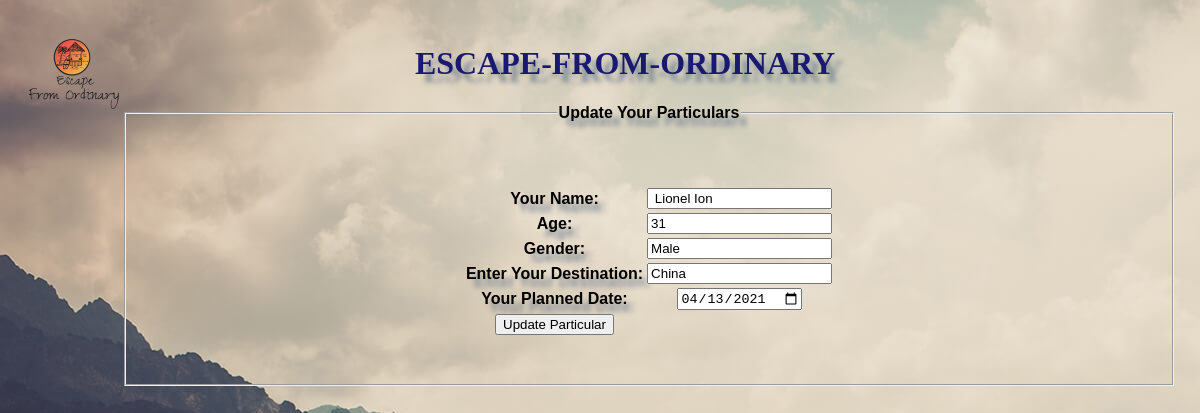
Page /edit_data.php?bookingid=1150 (signed in) on the committed database.
### tables this page shows
CREATE TABLE `registration` (
  `bookingid` int(5) NOT NULL,
  `name` varchar(20) NOT NULL,
  `age` int(5) NOT NULL,
  `gender` varchar(10) NOT NULL,
  `email` varchar(20) NOT NULL,
  `destination` varchar(30) NOT NULL,
  `date` varchar(20) NOT NULL
);

### edit_data.php (the view, shortened to what this page needs)
<?php
    include "db_include.php";
    include "header.php";
    $bookingid = $_GET["bookingid"];
    $name = "";
    $age = "";
    $gender =  "";
    $destination = "";
    $date = "";
    $sql = "SELECT  name, age, gender, destination, date FROM registration WHERE bookingid= " . $bookingid;
    $resultset = $conn->query($sql);
    if($resultset->num_rows==1){
        if($row = $resultset->fetch_assoc()){
            $name = $row["name"];
            $age = $row["age"];
            $gender = $row["gender"];
            $destination = $row["destination"];
            $date = $row["date"];
        }
    }
?>
<!DOCTYPE html>
<html lang="en">
<head>
</head>
<body style="background: url('img/Wallpaper-3.jpg');">
    <div>
        <form action="edit_action.php" method="post">
        <fieldset>
                    <legend>Update Your Particulars</legend>
                    <table>
                        <tr><td>Your Name:</td><td><input type="text" name="name" id="name" value="<?php echo $name ?> "></td></tr>
                        <tr><td>Age:</td><td><input type="number" name="age" id="age" value="<?php echo $age ?>"></td></tr>
                        <tr><td>Gender:</td><br><td><input type="text" name="gender" id="gender" value="<?php echo $gender ?> "></td>
                        <tr><td>Enter Your Destination:</td><td><input type="text" name="destination" id="destination" value="<?php echo $destination ?>"></td></tr>
                        <tr><td>Your Planned Date: </td>
                        <td><input type=date name="date" value="<?php echo $date ?>"></td>
                        <tr><td>
                        <input type=submit value="Update Particular">
                        </td></tr>
                    </table>
                <br><br>
        </form>
    </div>
</body>
</html>

### style_header.css (style rules this page uses)
body { text-align : center; padding : 1em; clear : left; font-family:'Tangerine', sans-serif; font-weight: 800; text-shadow: 8px 8px 5px #808B96; background-size: auto; background-attachment: fixed; }

### edit_data.php (style rules this page uses)
table { text-align: center; margin:auto; margin-top: 40px; }

### rows in the picture
registration: name "Lionel Ion", age "31", gender "Male", destination "China", date "04/13/2021"
